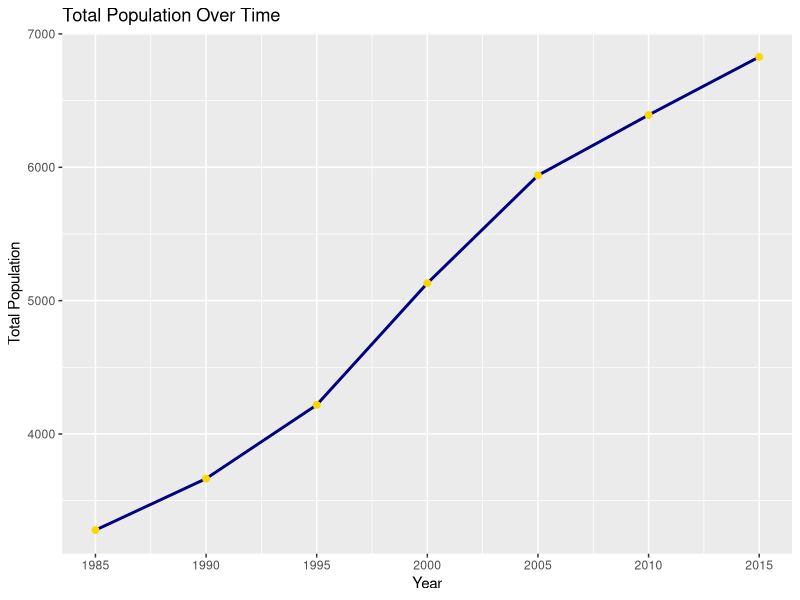

R code for this plot:
library(tidyverse)
library(readr)
library(ggplot2)

setwd("../Arizona-Water-Analysis")
USGS <- read_csv("raw-data/USGS Water Use Data for All of Arizona.csv")

USGS <- USGS %>%
  mutate(across(-c(`State Code`, `State Name`, `County Code`, `County Name`, `Year`, 
                   `Total Population total population of area, in thousands`), as.character)) %>%
  rename(Population = 'Total Population total population of area, in thousands')
  
#Withdrawals
water_withdrawals <- USGS %>%
  select(
    `County Name`, `Year`, `Population`,
    contains("withdrawals") & contains("total")) %>%
  select(!contains("saline"))

#groundwater
groundwater <- water_withdrawals %>%
  select(
    `County Name`, `Year`, `Population`, contains("groundwater"))
#Population Table 
Population <- water_withdrawals %>%
  group_by(Year) %>%
  summarise(Total_Population = sum(Population, na.rm = TRUE))

plot1 <- ggplot(data= Population, aes(x= Year, y= Total_Population )) +
  geom_line(color = "navy", size = 1) +
  geom_point(color = "gold", size = 2) + 
  scale_x_continuous(breaks = seq(min(Population$Year), max(Population$Year), by = 5)) +
  labs(title = "Total Population Over Time", x = "Year", y = "Total Population") 

plot1





















